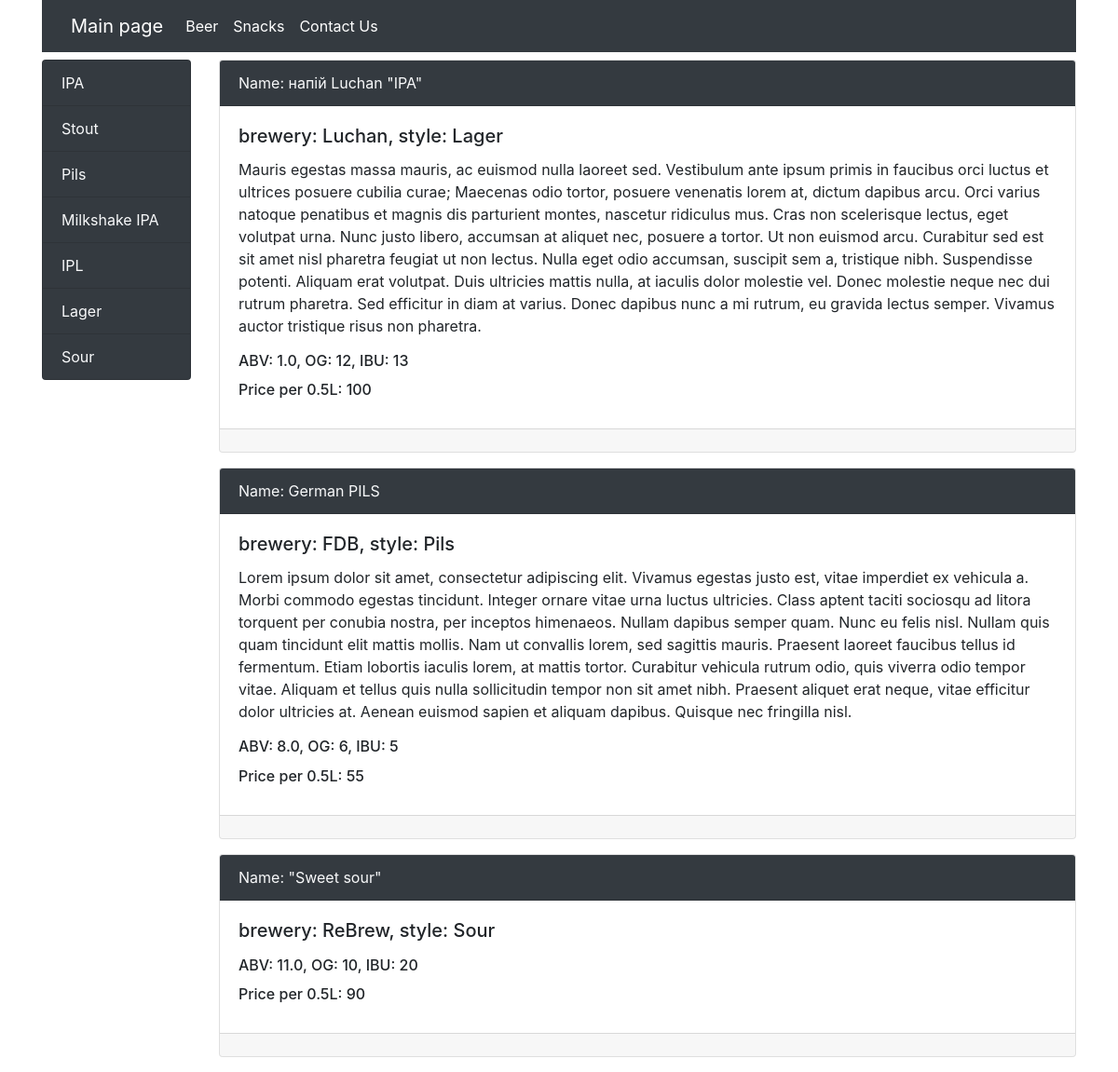
Page /shop/ (upper part) on the earlier database version.
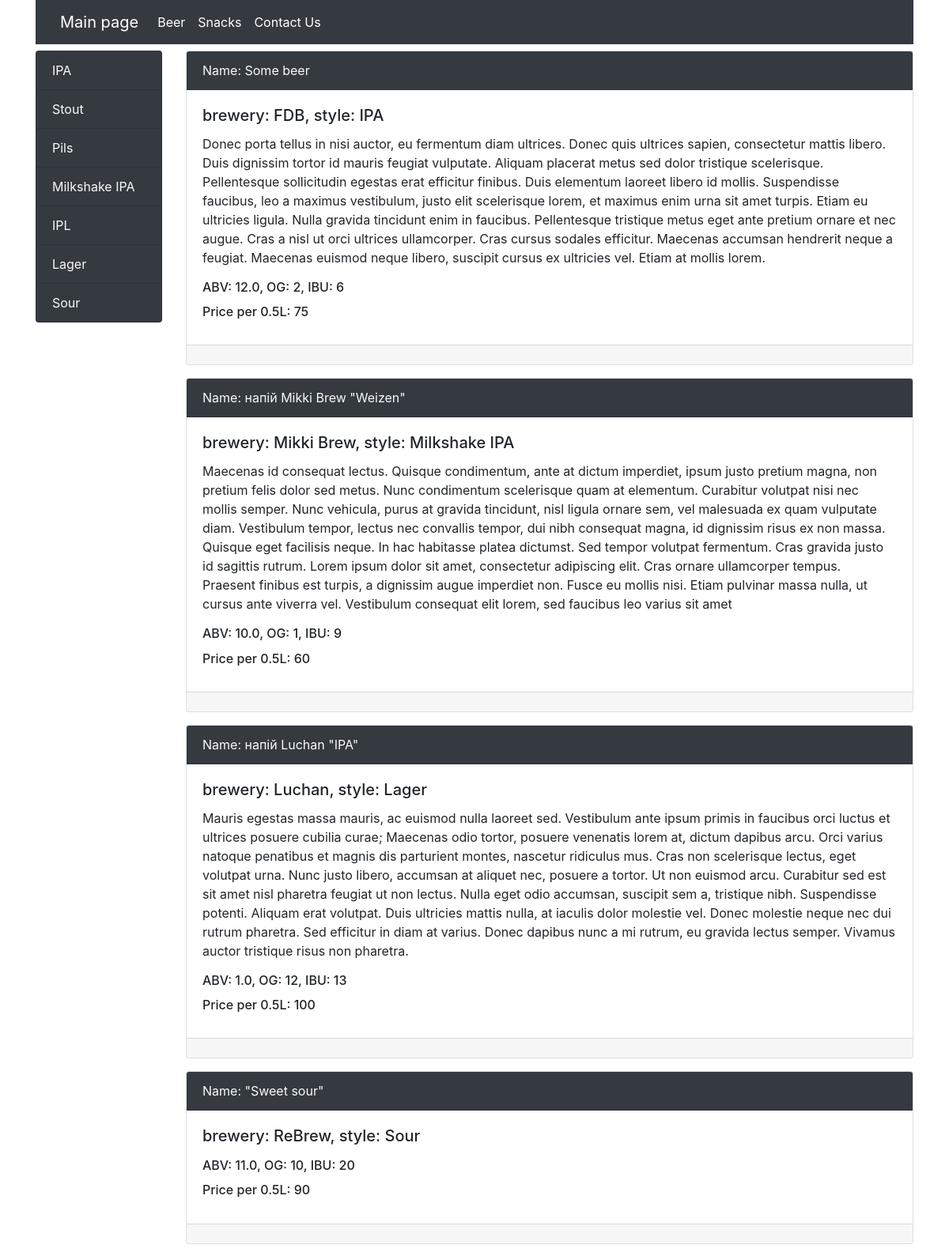
Same page on the later database version.
### shop/models.py (models this page shows, shortened)
class BeerStyle(models.Model):  # Стиль пива: IPA/Stout|etc.
    name = models.CharField(max_length=50, null=True)
    slug = models.SlugField(unique=True, blank=True)
    def get_absolute_url(self):
        return reverse('style', kwargs={'beer_style_id': self.pk})
    def __str__(self):
        return self.name

class Beer(models.Model):
    brewery = models.ForeignKey(Brewery, on_delete=models.SET_NULL, null=True)
    beer_style = models.ForeignKey(BeerStyle, on_delete=models.SET_NULL, null=True)  # 'Стиль'
    beer_type = models.ForeignKey(BeerType, on_delete=models.SET_NULL, null=True)
    name = models.CharField(default="", max_length=30, blank=True)
    description = models.TextField(blank=True)
    abv = models.DecimalField(max_digits=3, decimal_places=1)  # 'ABV (Відсоток алкоголю)'
    og = models.PositiveSmallIntegerField()  # 'OG (Щільність)'
    ibu = models.PositiveSmallIntegerField()  # 'IBU (Гіркота)'
    volume = models.ManyToManyField(BeerVolume)
    price_per_05 = models.PositiveSmallIntegerField(default='0')
    available = models.BooleanField(default=True)

class Brewery(models.Model):  # Броварні
    name = models.CharField(max_length=50, null=True)  # 'Назва броварні'
    description = models.TextField()  # 'Опис броварні'
    slug = models.SlugField(unique=True, null=True, blank=True)
    def __str__(self):
        return self.name

### shop/views.py (the view)
# urls.py: path('', Shop.as_view(), name='beer', ),
class Shop(ListView):
    model = Beer
    template_name = 'shop/index.html'
    context_object_name = 'beer'
    def get_context_data(self, *, object_list=None, **kwargs):
        context = super().get_context_data(**kwargs)
        context['beer_style'] = BeerStyle.objects.all
        return context
    def get_queryset(self):
        return Beer.objects.filter(available=True)

### shop/templates/shop/index.html
{% extends 'base.html' %}
{% block sidebar %}
{% include 'inc/_sidebar.html' %}
{% endblock %}
{% block content %}
<div class="col-lg-10">
    {% for beer in beer %}
    <div class="card mb-3 my-2">
        <div class="card-header text-light bg-dark">
            Name: {{ beer.name }}
        </div>
        <div class="card-body">
            <h5 class="card-title">brewery: {{ beer.brewery}}, style: {{ beer.beer_style }}</h5>
            <p class="card-text">{{ beer.description }}</p>
            <h6 class="card-title">ABV: {{ beer.abv }}, OG: {{ beer.og }}, IBU: {{ beer.ibu }}</h6>
            <h6 class="card-title">Price per 0.5L: {{ beer.price_per_05 }}</h6>
        </div>
        <div class="card-footer text-muted">
        </div>
    </div>
    {% endfor %}
</div>
{% endblock %}

### templates/inc/_sidebar.html
<div class="col-md-2">
    <div class="list-group my-2">
        {% for style in beer_style %}
        <a href="{{ style.get_absolute_url }}" class="list-group-item list-group-item-action text-light bg-dark">{{ style.name }}</a>
        {% endfor %}
    </div>
</div>

Differences in the rows shown:
removed Beer: name "German PILS", brewery "FDB", beer_style "Pils", description "Lorem ipsum dolor sit amet, consectetur adipiscing elit. Vivamus egestas justo est, vitae imperdiet ex vehicula a. Morbi commodo egestas tincidunt. Integer ornare vitae urna luctus ultricies. Class aptent taciti sociosqu ad litora torquent per conubia nostra, per inceptos himenaeos. Nullam dapibus semper quam. Nunc eu felis nisl. Nullam quis quam tincidunt elit mattis mollis. Nam ut convallis lorem, sed sagittis mauris. Praesent laoreet faucibus tellus id fermentum. Etiam lobortis iaculis lorem, at mattis tortor. Curabitur vehicula rutrum odio, quis viverra odio tempor vitae. Aliquam et tellus quis nulla sollicitudin tempor non sit amet nibh. Praesent aliquet erat neque, vitae efficitur…", abv "8.0", og "6", ibu "5", price_per_05 "55"
now on this page (row edited): Beer: name "Some beer", brewery "FDB", beer_style "IPA", description "Donec porta tellus in nisi auctor, eu fermentum diam ultrices. Donec quis ultrices sapien, consectetur mattis libero. Duis dignissim tortor id mauris feugiat vulputate. Aliquam placerat metus sed dolor tristique scelerisque. Pellentesque sollicitudin egestas erat efficitur finibus. Duis elementum laoreet libero id mollis. Suspendisse faucibus, leo a maximus vestibulum, justo elit scelerisque lorem, et maximus enim urna sit amet turpis. Etiam eu ultricies ligula. Nulla gravida tincidunt enim in faucibus. Pellentesque tristique metus eget ante pretium ornare et nec augue. Cras a nisl ut orci ultrices ullamcorper. Cras cursus sodales efficitur. Maecenas accumsan hendrerit neque a feugiat.…", abv "12.0", og "2", ibu "6", price_per_05 "75"
now on this page (row edited): Beer: name "напій Mikki Brew \"Weizen\"", brewery "Mikki Brew", beer_style "Milkshake IPA", description "Maecenas id consequat lectus. Quisque condimentum, ante at dictum imperdiet, ipsum justo pretium magna, non pretium felis dolor sed metus. Nunc condimentum scelerisque quam at elementum. Curabitur volutpat nisi nec mollis semper. Nunc vehicula, purus at gravida tincidunt, nisl ligula ornare sem, vel malesuada ex quam vulputate diam. Vestibulum tempor, lectus nec convallis tempor, dui nibh consequat magna, id dignissim risus ex non massa. Quisque eget facilisis neque. In hac habitasse platea dictumst. Sed tempor volutpat fermentum. Cras gravida justo id sagittis rutrum. Lorem ipsum dolor sit amet, consectetur adipiscing elit. Cras ornare ullamcorper tempus. Praesent finibus est turpis, a…", abv "10.0", og "1", ibu "9", price_per_05 "60"
